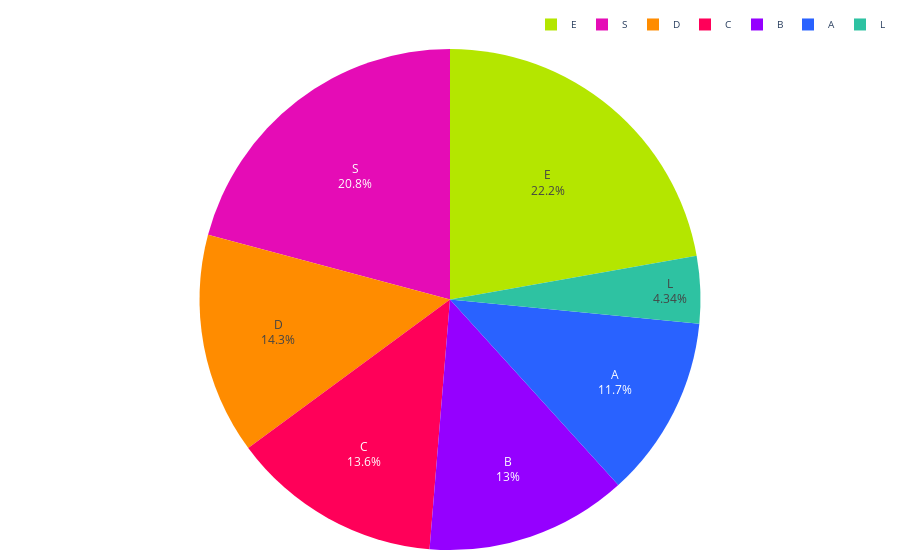

Notebook source saved alongside this figure:
### Code cell
segmentos = resultados['segmento']
porcentajes_totales = resultados['porcentaje_del_total']

# Definir los colores por clase
colores = ['#2962ff', '#9500ff', '#ff0059', '#ff8c00', '#b4e600', '#2EC2A2','#E50CB6','#4225CF','#2CBA4D']

fig = go.Figure(data=[go.Pie(labels=segmentos, values=porcentajes_totales, marker=dict(colors=colores))])
fig.update_traces(textinfo='percent+label', textposition='inside')
fig.update_layout(
    yaxis=dict(
            # title='Rango de Edad', 
            gridcolor='#dddcda', # Color de las líneas que dividen los rangos del eje Y
        ),
        legend=dict(
            font_size=10,
            orientation='h',  # Orientación horizontal de la leyenda
            yanchor='bottom',  # Anclar al borde inferior
            y=1.02,  # Colocar la leyenda justo debajo del gráfico
            xanchor='right',
            x=1
            ),
        
        plot_bgcolor='rgba(0,0,0,0)',  # Color de fondo del gráfico
        margin=dict(l=10, r=10, t=10, b=10) # Ajusta los márgenes (left, right, top, bottom)
)

# Exportar gráfica como archivo HTML
def guardar_grafico_como_html(fig, nombre_archivo, carpeta='assets/graficas'):
    # Crear la carpeta si no existe
    if not os.path.exists(carpeta):
        os.makedirs(carpeta)
    
    # Gráfica como archivo HTML en la carpeta especificada
    pio.write_html(fig, f'{carpeta}/{nombre_archivo}.html')
    # pio.write_html(fig, f'{carpeta}/{nombre_archivo}.png')

guardar_grafico_como_html(fig, 'g_pie_dist_propiedades_segmento_2024', carpeta='assets/graficas')

fig.show()

### Figure 1 — Plotly figure (JSON) as saved in the notebook; plotly's stock layout.template omitted (floating-point values rounded to 4 significant figures)
{"data": [{"labels": ["A", "B", "C", "D", "E", "L", "S"], "marker": {"colors": ["#2962ff", "#9500ff", "#ff0059", "#ff8c00", "#b4e600", "#2EC2A2", "#E50CB6", "#4225CF", "#2CBA4D"]}, "textinfo": "percent+label", "textposition": "inside", "type": "pie", "values": [11.73, 13.03, 13.6, 14.26, 22.2, 4.339, 20.84]}], "layout": {"legend": {"font": {"size": 10}, "orientation": "h", "x": 1, "xanchor": "right", "y": 1.02, "yanchor": "bottom"}, "margin": {"b": 10, "l": 10, "r": 10, "t": 10}, "plot_bgcolor": "rgba(0,0,0,0)", "yaxis": {"gridcolor": "#dddcda"}}}
